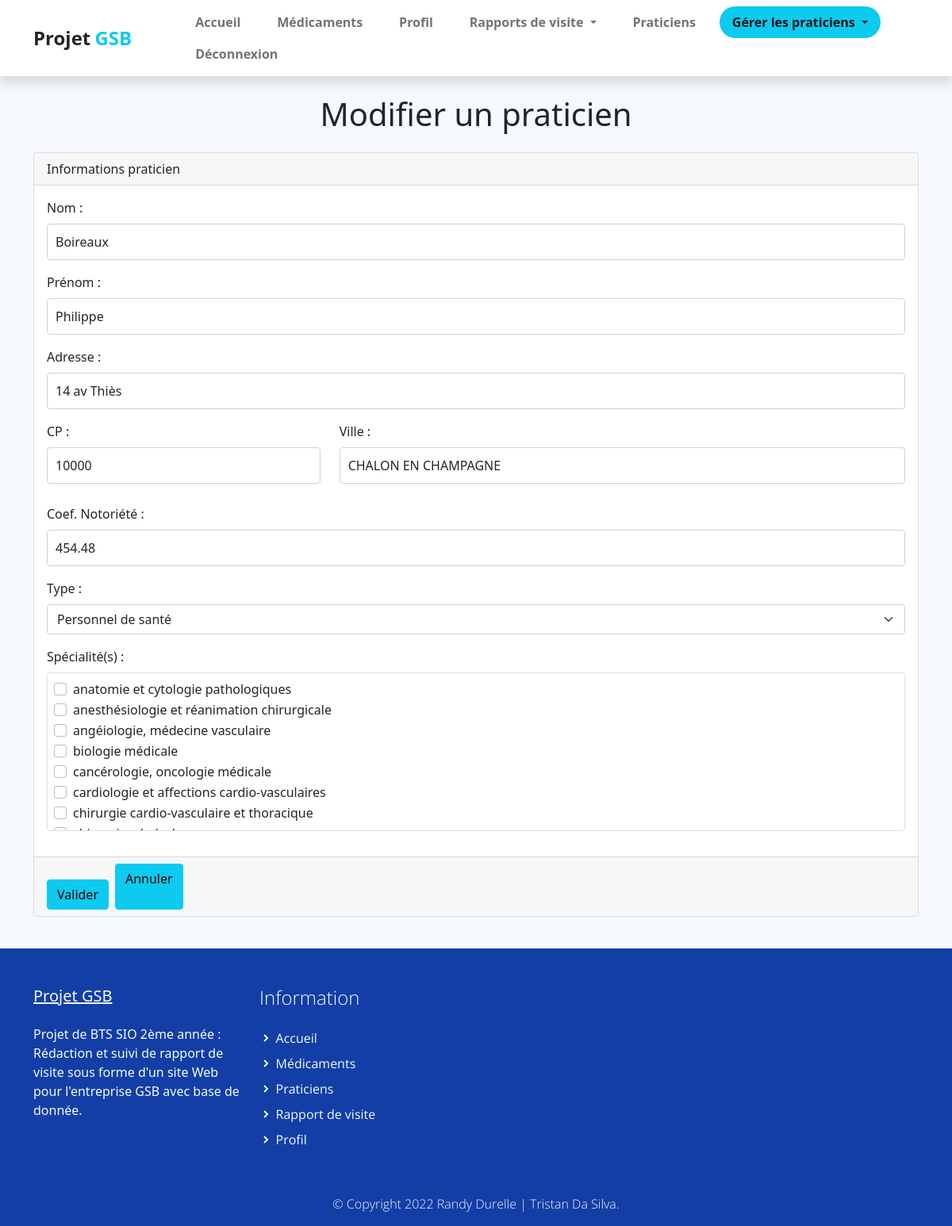
Page /index.php?uc=gererPraticien&action=modifier&num=63 (signed in) on the earlier database version.
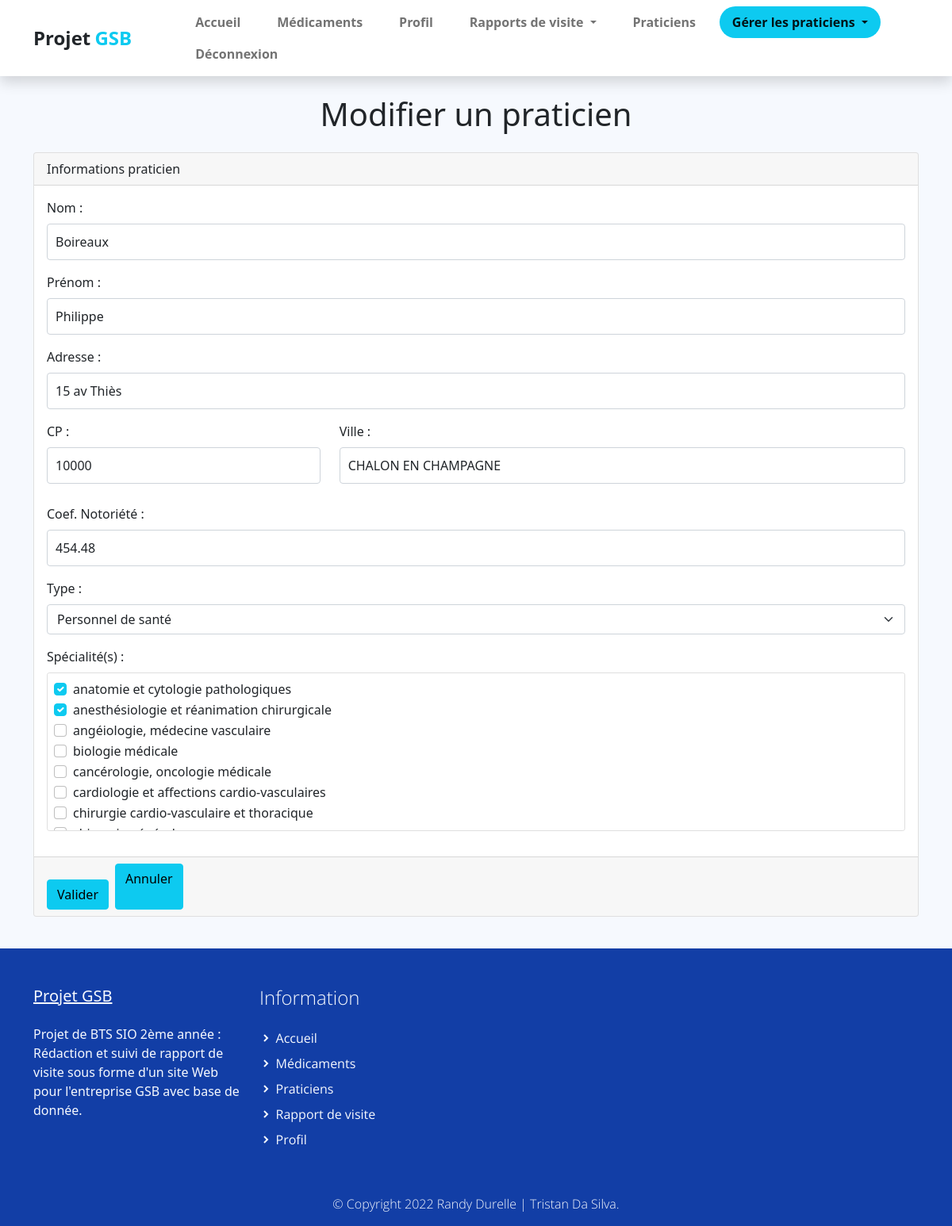
Same page on the later database version.
### tables this page shows
CREATE TABLE IF NOT EXISTS `praticien` (
  `PRA_NUM` int(11) NOT NULL,
  `PRA_PRENOM` varchar(30) DEFAULT NULL,
  `PRA_NOM` varchar(30) DEFAULT NULL,
  `PRA_ADRESSE` varchar(50) DEFAULT NULL,
  `PRA_CP` varchar(5) DEFAULT NULL,
  `PRA_VILLE` varchar(25) DEFAULT NULL,
  `PRA_COEFNOTORIETE` float DEFAULT NULL,
  `TYP_CODE` varchar(3) DEFAULT NULL,
  `PRA_COEFF_CONFIANCE` float DEFAULT NULL,
  PRIMARY KEY (`PRA_NUM`),
  KEY `praticien_type_praticien0_FK` (`TYP_CODE`)
);

CREATE TABLE IF NOT EXISTS `specialite` (
  `SPE_CODE` varchar(5) NOT NULL,
  `SPE_LIBELLE` varchar(150) DEFAULT NULL,
  PRIMARY KEY (`SPE_CODE`)
);

### modele/bd.praticien.inc.php (called while the page is built, shortened)
<?php
function getPraticienByNum($num)
{
    $connexion = connexionPDO();
    $req = $connexion->prepare("
        SELECT p.*
        FROM praticien p
        WHERE p.PRA_NUM = :num
    ");
    $req->bindParam(':num', $num, PDO::PARAM_INT);
    $req->execute();
    $praticien = $req->fetch(PDO::FETCH_ASSOC);
    if ($praticien) {
        $reqSpe = $connexion->prepare("SELECT SPE_CODE FROM posseder WHERE PRA_NUM = :num");
        $reqSpe->bindParam(':num', $num, PDO::PARAM_INT);
        $reqSpe->execute();
        $specialites = $reqSpe->fetchAll(PDO::FETCH_COLUMN);
        $praticien['SPE_CODES'] = $specialites;
    }
    return $praticien;
}
function getTypesPraticien()
{
    $connexion = connexionPDO();
    $req = $connexion->prepare("SELECT * FROM type_praticien ORDER BY TYP_LIBELLE");
    $req->execute();
    return $req->fetchAll(PDO::FETCH_ASSOC);
}
function getSpecialites()
{
    $connexion = connexionPDO();
    $req = $connexion->prepare("SELECT * FROM specialite ORDER BY SPE_LIBELLE");
    $req->execute();
    return $req->fetchAll(PDO::FETCH_ASSOC);
}
?>

### vues/v_formPraticien.php (the view, shortened to what the changed rows need)
<section class="bg-light py-4">
    <div class="container">
        <h1 class="text-center mb-4">
            <?php echo ($mode == 'ajouter') ? "Ajouter un praticien" : "Modifier un praticien"; ?></h1>
        <?php
        $praticien = $praticien ?? [];
        ?>
        <form
            action="index.php?uc=gererPraticien&action=<?php echo ($mode == 'ajouter') ? 'validerAjout' : 'validerModif'; ?>"
            method="post" id="formPraticien">
            <div class="card">
                <div class="card-header">
                    Informations praticien
                </div>
                <div class="card-body">
                    <div class="mb-3">
                        <label for="nom" class="form-label">Nom : </label>
                        <input type="text" id="nom" name="nom" class="form-control" maxlength="30"
                            value="<?php echo htmlspecialchars($praticien['PRA_NOM'] ?? ''); ?>" />
                    </div>
                    <div class="mb-3">
                        <label for="prenom" class="form-label">Prénom : </label>
                        <input type="text" id="prenom" name="prenom" class="form-control" maxlength="30"
                            value="<?php echo htmlspecialchars($praticien['PRA_PRENOM'] ?? ''); ?>" />
                    </div>
                    <div class="mb-3">
                        <label for="adresse" class="form-label">Adresse : </label>
                        <input type="text" id="adresse" name="adresse" class="form-control" maxlength="50"
                            value="<?php echo htmlspecialchars($praticien['PRA_ADRESSE'] ?? ''); ?>" />
                    </div>
                    <div class="row">
                        <div class="col-md-4 mb-3">
                            <label for="cp" class="form-label">CP : </label>
                            <input type="text" id="cp" name="cp" class="form-control" maxlength="5"
                                value="<?php echo htmlspecialchars($praticien['PRA_CP'] ?? ''); ?>" />
                        </div>
                        <div class="col-md-8 mb-3">
                            <label for="ville" class="form-label">Ville : </label>
                            <input type="text" id="ville" name="ville" class="form-control" maxlength="25"
                                value="<?php echo htmlspecialchars($praticien['PRA_VILLE'] ?? ''); ?>" />
                        </div>
                    </div>
                    <div class="mb-3">
                        <label for="coef" class="form-label">Coef. Notoriété : </label>
                        <input type="text" id="coef" name="coef" class="form-control"
                            value="<?php echo htmlspecialchars($praticien['PRA_COEFNOTORIETE'] ?? ''); ?>" />
                    </div>
                    <div class="mb-3">
                        <label for="typeCode" class="form-label">Type : </label>
                        <select id="typeCode" name="typeCode" class="form-select">
                            <?php foreach ($lesTypes as $unType) {
                                $selected = (isset($praticien['TYP_CODE']) && $praticien['TYP_CODE'] == $unType['TYP_CODE']) ? 'selected' : '';
                                ?>
                                <option value="<?php echo $unType['TYP_CODE'] ?>" <?php echo $selected; ?>>
                                    <?php echo $unType['TYP_LIBELLE'] ?>
                                </option>
                            <?php } ?>
                        </select>
                    </div>
                    <div class="mb-3">
                        <label class="form-label">Spécialité(s) : </label>
                        <div class="card p-2" style="max-height: 200px; overflow-y: auto;">
                            <?php foreach ($lesSpecialites as $uneSpe) {
                                $checked = '';
                                if (isset($praticien['SPE_CODES']) && is_array($praticien['SPE_CODES'])) {
                                    if (in_array($uneSpe['SPE_CODE'], $praticien['SPE_CODES'])) {
                                        $checked = 'checked';
                                    }
                                }
                                ?>
                                <div class="form-check">
                                    <input class="form-check-input" type="checkbox" name="speCode[]"
                                           value="<?php echo $uneSpe['SPE_CODE']; ?>"
                                           id="spe_<?php echo $uneSpe['SPE_CODE']; ?>"
                                           <?php echo $checked; ?>>
                                    <label class="form-check-label" for="spe_<?php echo $uneSpe['SPE_CODE']; ?>">
                                        <?php echo $uneSpe['SPE_LIBELLE']; ?>
                                    </label>
                                </div>
                            <?php } ?>
                        </div>
                    </div>
                </div>
                <div class="card-footer d-flex gap-2">
                    <input type="submit" value="Valider" class="btn btn-primary" />
                    <a href="index.php?uc=gererPraticien&action=liste&filtre=region" class="btn btn-secondary">Annuler</a>
                </div>
            </div>
        </form>
    </div>
</section>

Differences in the rows shown:
changed praticien "Boireaux": adresse "14 av Thiès" → "15 av Thiès"
computed for specialite "anatomie et cytologie pathologiques": SPE_CODE "☐" → "☑"
computed for specialite "anesthésiologie et réanimation chirurgicale": SPE_CODE "☐" → "☑"
